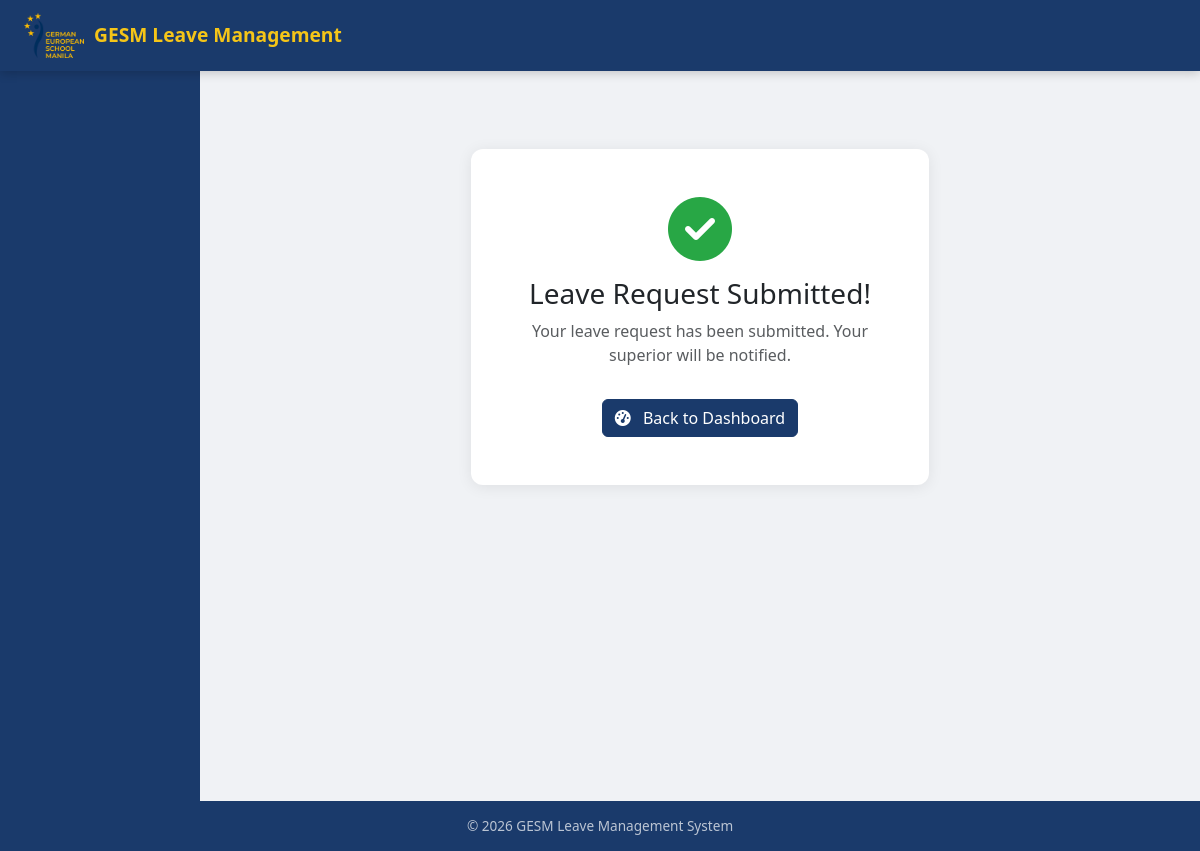
The page /leaves/submitted/ (signed in) on the database as committed earlier.
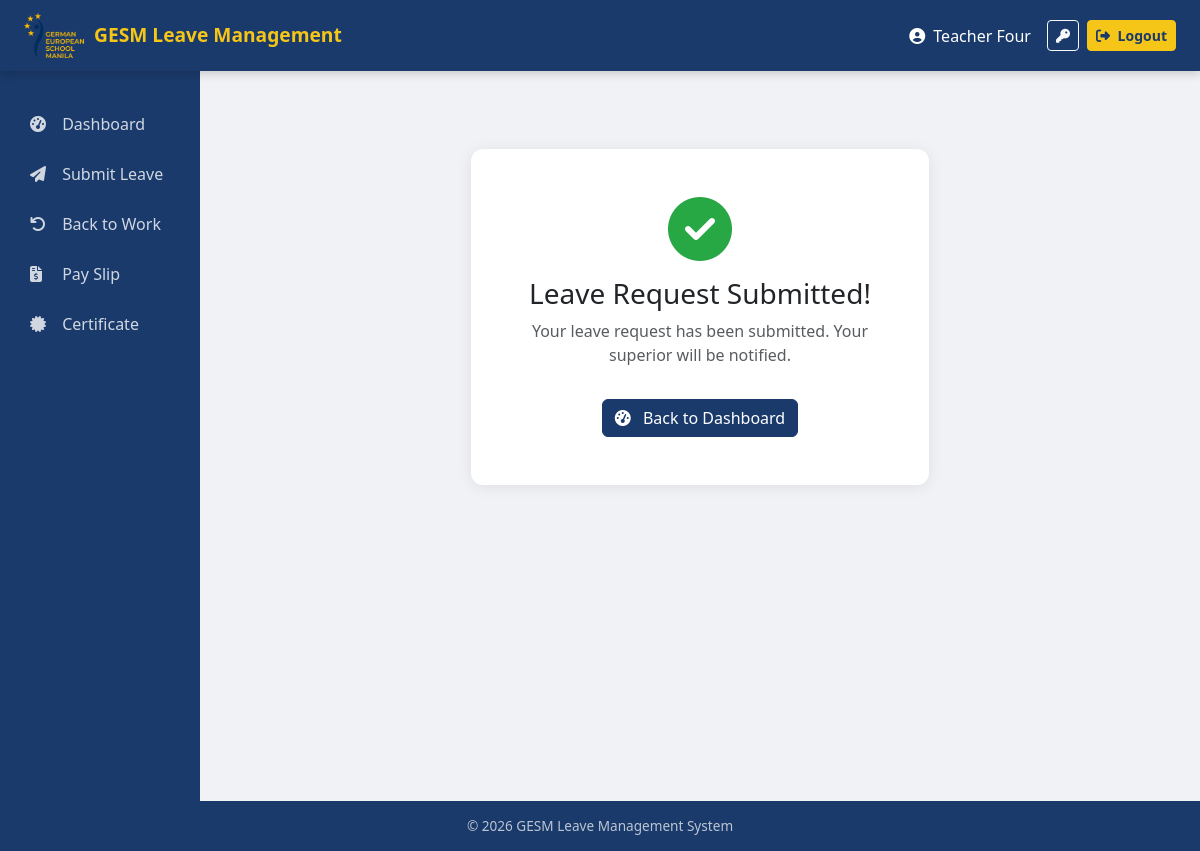
The same page on the database as committed later.
### accounts/models.py (models this page shows, shortened)
class User(AbstractUser):
    ROLE_CHOICES = [
    ('teacher', 'Teacher'),
    ('admin', 'Admin'),
    ('head_of_department', 'Head of Department'),
    ('head_of_school', 'Head of School'),
    ('head_of_admin', 'Head of Administration'),
    ('hr', 'HR'),
    ('scheduling_team', 'Scheduling Team'),
    ('calendar_access', 'Calendar Access'),
]
    role = models.CharField(max_length=20, choices=ROLE_CHOICES)
    department = models.ForeignKey(
        'Department',
        on_delete=models.SET_NULL,
        null=True,
        blank=True,
        related_name='members'
    )
    email = models.EmailField(unique=True)
    superior = models.ForeignKey(
        'self',
        on_delete=models.SET_NULL,
        null=True,
        blank=True,
        related_name='subordinates'
    )
    is_approved = models.BooleanField(default=False)  # approved by HR
    is_email_verified = models.BooleanField(default=False)  # email verified
    email_verification_token = models.UUIDField(default=uuid.uuid4, editable=False)

### leaves/views.py (the view)
# urls.py: path('submitted/', views.LeaveSubmittedView.as_view(), name='leave_submitted'),
class LeaveSubmittedView(View):
    def get(self, request):
        return render(request, 'leaves/leave_submitted.html')

### leaves/templates/leaves/leave_submitted.html
{% extends 'base.html' %}
{% block content %}
<div class="row justify-content-center mt-5">
    <div class="col-md-6 text-center">
        <div class="card">
            <div class="card-body p-5">
                <i class="fas fa-check-circle fa-4x mb-3" style="color: #28a745;"></i>
                <h3>Leave Request Submitted!</h3>
                <p class="text-muted">Your leave request has been submitted. Your superior will be notified.</p>
                <a href="{% url 'dashboard' %}" class="btn btn-primary mt-3">
                    <i class="fas fa-tachometer-alt me-2"></i> Back to Dashboard
                </a>
            </div>
        </div>
    </div>
</div>
{% endblock %}

### templates/base.html (shortened to what this page needs)
{% load static %}
<!DOCTYPE html>
<html lang="en">
<head>
   <link href="https://cdn.jsdelivr.net/npm/bootstrap@5.3.0/dist/css/bootstrap.min.css" rel="stylesheet">
   <link href="https://cdnjs.cloudflare.com/ajax/libs/font-awesome/6.4.0/css/all.min.css" rel="stylesheet">
</head>
<body>
<nav class="navbar navbar-expand-lg">
   <div class="container-fluid px-4">
       <a class="navbar-brand d-flex align-items-center"
          href="{% if request.user.is_authenticated %}{% url 'dashboard' %}{% else %}{% url 'login' %}{% endif %}">
           <img src="{% static 'images/logo.png' %}" alt="GESM Logo">
           <span>GESM Leave Management</span>
       </a>
       <div class="ms-auto d-flex align-items-center">
           {% if request.user.is_authenticated %}
           <span class="text-white me-3">
               <i class="fas fa-user-circle me-1"></i>
               {{ request.user.first_name }} {{ request.user.last_name }}
           </span>
           <a href="{% url 'change_password' %}" class="btn btn-outline-light btn-sm me-2"
              title="Account Settings">
               <i class="fas fa-key"></i>
           </a>
           <a href="{% url 'logout' %}" class="btn btn-warning btn-sm">
               <i class="fas fa-sign-out-alt me-1"></i> Logout
           </a>
           {% endif %}
       </div>
   </div>
</nav>
<div class="container-fluid p-0">
   <div class="row g-0">
       <div class="col-md-2 sidebar">
           <nav class="nav flex-column mt-2">
               {% if request.user.is_authenticated %}
               <a class="nav-link" href="{% url 'dashboard' %}">
                   <i class="fas fa-tachometer-alt"></i> Dashboard
               </a>
               {% if request.user.role == 'teacher' or request.user.role == 'admin' or request.user.role == 'hr' or request.user.role == 'head_of_department' %}
               <a class="nav-link" href="{% url 'submit_leave' %}">
                   <i class="fas fa-paper-plane"></i> Submit Leave
               </a>
               {% endif %}
               {% if request.user.role == 'teacher' or request.user.role == 'head_of_department' %}
               <a class="nav-link" href="{% url 'back_to_work' %}">
                   <i class="fas fa-undo"></i> Back to Work
               </a>
               {% endif %}
               {% if request.user.role == 'teacher' or request.user.role == 'admin' or request.user.role == 'hr' or request.user.role == 'head_of_department' or request.user.role == 'head_of_school' %}
               <a class="nav-link" href="{% url 'pay_slip' %}">
                   <i class="fas fa-file-invoice-dollar"></i> Pay Slip
               </a>
               {% endif %}
               {% if request.user.role == 'teacher' or request.user.role == 'admin' or request.user.role == 'head_of_department' or request.user.role == 'head_of_school' %}
               <a class="nav-link" href="{% url 'certificate' %}">
                   <i class="fas fa-certificate"></i> Certificate
               </a>
               {% endif %}
               {% endif %}
           </nav>
       </div>
       <div class="col-md-10 main-content">
           {% block content %}{% endblock %}
       </div>
   </div>
</div>
<footer class="footer">
   &copy; 2026 GESM Leave Management System
</footer>
</body>
</html>

Rows that differ between the two databases and show on the page:
now on this page (row edited): User: user.first_name "Teacher", user.last_name "Four"
Other text that changed with them:
text now shown: "Logout Dashboard Submit Leave Back to Work Pay Slip Certificate"
